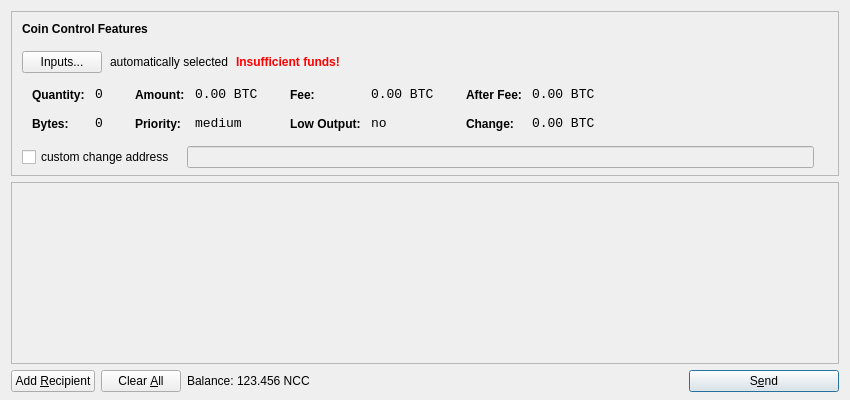
<?xml version="1.0" encoding="UTF-8"?>
<ui version="4.0">
 <class>SendCoinsDialog</class>
 <widget class="QDialog" name="SendCoinsDialog">
  <property name="geometry">
   <rect>
    <x>0</x>
    <y>0</y>
    <width>850</width>
    <height>400</height>
   </rect>
  </property>
  <property name="windowTitle">
   <string>Send Coins</string>
  </property>
  <layout class="QVBoxLayout" name="verticalLayout" stretch="0,1,0">
   <property name="bottomMargin">
    <number>8</number>
   </property>
   <item>
    <widget class="QFrame" name="frameCoinControl">
     <property name="sizePolicy">
      <sizepolicy hsizetype="Expanding" vsizetype="Expanding">
       <horstretch>0</horstretch>
       <verstretch>0</verstretch>
      </sizepolicy>
     </property>
     <property name="maximumSize">
      <size>
       <width>16777215</width>
       <height>16777215</height>
      </size>
     </property>
     <property name="frameShape">
      <enum>QFrame::StyledPanel</enum>
     </property>
     <property name="frameShadow">
      <enum>QFrame::Sunken</enum>
     </property>
     <layout class="QVBoxLayout" name="verticalLayoutCoinControl2">
      <property name="spacing">
       <number>-1</number>
      </property>
      <property name="leftMargin">
       <number>0</number>
      </property>
      <property name="topMargin">
       <number>0</number>
      </property>
      <property name="rightMargin">
       <number>0</number>
      </property>
      <property name="bottomMargin">
       <number>6</number>
      </property>
      <item>
       <layout class="QVBoxLayout" name="verticalLayoutCoinControl" stretch="0,0,0,0,1">
        <property name="spacing">
         <number>0</number>
        </property>
        <property name="leftMargin">
         <number>10</number>
        </property>
        <property name="topMargin">
         <number>10</number>
        </property>
        <item>
         <layout class="QHBoxLayout" name="horizontalLayoutCoinControl1">
          <property name="bottomMargin">
           <number>15</number>
          </property>
          <item>
           <widget class="QLabel" name="labelCoinControlFeatures">
            <property name="sizePolicy">
             <sizepolicy hsizetype="Preferred" vsizetype="Maximum">
              <horstretch>0</horstretch>
              <verstretch>0</verstretch>
             </sizepolicy>
            </property>
            <property name="font">
             <font>
              <weight>75</weight>
              <bold>true</bold>
             </font>
            </property>
            <property name="styleSheet">
             <string notr="true">font-weight:bold;</string>
            </property>
            <property name="text">
             <string>Coin Control Features</string>
            </property>
           </widget>
          </item>
         </layout>
        </item>
        <item>
         <layout class="QHBoxLayout" name="horizontalLayoutCoinControl2" stretch="0,0,0,0">
          <property name="spacing">
           <number>8</number>
          </property>
          <property name="bottomMargin">
           <number>10</number>
          </property>
          <item>
           <widget class="QPushButton" name="pushButtonCoinControl">
            <property name="styleSheet">
             <string notr="true"/>
            </property>
            <property name="text">
             <string>Inputs...</string>
            </property>
           </widget>
          </item>
          <item>
           <widget class="QLabel" name="labelCoinControlAutomaticallySelected">
            <property name="text">
             <string>automatically selected</string>
            </property>
            <property name="margin">
             <number>5</number>
            </property>
           </widget>
          </item>
          <item>
           <widget class="QLabel" name="labelCoinControlInsuffFunds">
            <property name="font">
             <font>
              <weight>75</weight>
              <bold>true</bold>
             </font>
            </property>
            <property name="styleSheet">
             <string notr="true">color:red;font-weight:bold;</string>
            </property>
            <property name="text">
             <string>Insufficient funds!</string>
            </property>
            <property name="margin">
             <number>5</number>
            </property>
           </widget>
          </item>
          <item>
           <spacer name="horizontalSpacerCoinControl">
            <property name="orientation">
             <enum>Qt::Horizontal</enum>
            </property>
            <property name="sizeHint" stdset="0">
             <size>
              <width>40</width>
              <height>1</height>
             </size>
            </property>
           </spacer>
          </item>
         </layout>
        </item>
        <item>
         <widget class="QWidget" name="widgetCoinControl" native="true">
          <property name="sizePolicy">
           <sizepolicy hsizetype="Preferred" vsizetype="Preferred">
            <horstretch>0</horstretch>
            <verstretch>0</verstretch>
           </sizepolicy>
          </property>
          <property name="minimumSize">
           <size>
            <width>0</width>
            <height>0</height>
           </size>
          </property>
          <property name="styleSheet">
           <string notr="true"/>
          </property>
          <layout class="QHBoxLayout" name="horizontalLayoutCoinControl5">
           <property name="margin">
            <number>0</number>
           </property>
           <item>
            <layout class="QHBoxLayout" name="horizontalLayoutCoinControl3" stretch="0,0,0,1">
             <property name="spacing">
              <number>20</number>
             </property>
             <property name="topMargin">
              <number>0</number>
             </property>
             <property name="bottomMargin">
              <number>10</number>
             </property>
             <item>
              <layout class="QFormLayout" name="formLayoutCoinControl1">
               <property name="horizontalSpacing">
                <number>10</number>
               </property>
               <property name="verticalSpacing">
                <number>14</number>
               </property>
               <property name="leftMargin">
                <number>10</number>
               </property>
               <property name="topMargin">
                <number>4</number>
               </property>
               <property name="rightMargin">
                <number>6</number>
               </property>
               <item row="0" column="0">
                <widget class="QLabel" name="labelCoinControlQuantityText">
                 <property name="styleSheet">
                  <string notr="true">font-weight:bold;</string>
                 </property>
                 <property name="text">
                  <string>Quantity:</string>
                 </property>
                 <property name="margin">
                  <number>0</number>
                 </property>
                </widget>
               </item>
               <item row="0" column="1">
                <widget class="QLabel" name="labelCoinControlQuantity">
                 <property name="font">
                  <font>
                   <family>Monospace</family>
                   <pointsize>10</pointsize>
                  </font>
                 </property>
                 <property name="cursor">
                  <cursorShape>IBeamCursor</cursorShape>
                 </property>
                 <property name="contextMenuPolicy">
                  <enum>Qt::ActionsContextMenu</enum>
                 </property>
                 <property name="text">
                  <string notr="true">0</string>
                 </property>
                 <property name="margin">
                  <number>0</number>
                 </property>
                 <property name="textInteractionFlags">
                  <set>Qt::LinksAccessibleByMouse|Qt::TextSelectableByKeyboard|Qt::TextSelectableByMouse</set>
                 </property>
                </widget>
               </item>
               <item row="1" column="0">
                <widget class="QLabel" name="labelCoinControlBytesText">
                 <property name="styleSheet">
                  <string notr="true">font-weight:bold;</string>
                 </property>
                 <property name="text">
                  <string>Bytes:</string>
                 </property>
                </widget>
               </item>
               <item row="1" column="1">
                <widget class="QLabel" name="labelCoinControlBytes">
                 <property name="font">
                  <font>
                   <family>Monospace</family>
                   <pointsize>10</pointsize>
                  </font>
                 </property>
                 <property name="cursor">
                  <cursorShape>IBeamCursor</cursorShape>
                 </property>
                 <property name="contextMenuPolicy">
                  <enum>Qt::ActionsContextMenu</enum>
                 </property>
                 <property name="text">
                  <string notr="true">0</string>
                 </property>
                 <property name="textInteractionFlags">
                  <set>Qt::LinksAccessibleByMouse|Qt::TextSelectableByKeyboard|Qt::TextSelectableByMouse</set>
                 </property>
                </widget>
               </item>
              </layout>
             </item>
             <item>
              <layout class="QFormLayout" name="formLayoutCoinControl2">
               <property name="horizontalSpacing">
                <number>10</number>
               </property>
               <property name="verticalSpacing">
                <number>14</number>
               </property>
               <property name="leftMargin">
                <number>6</number>
               </property>
               <property name="topMargin">
                <number>4</number>
               </property>
               <property name="rightMargin">
                <number>6</number>
               </property>
               <item row="0" column="0">
                <widget class="QLabel" name="labelCoinControlAmountText">
                 <property name="styleSheet">
                  <string notr="true">font-weight:bold;</string>
                 </property>
                 <property name="text">
                  <string>Amount:</string>
                 </property>
                 <property name="margin">
                  <number>0</number>
                 </property>
                </widget>
               </item>
               <item row="0" column="1">
                <widget class="QLabel" name="labelCoinControlAmount">
                 <property name="font">
                  <font>
                   <family>Monospace</family>
                   <pointsize>10</pointsize>
                  </font>
                 </property>
                 <property name="cursor">
                  <cursorShape>IBeamCursor</cursorShape>
                 </property>
                 <property name="contextMenuPolicy">
                  <enum>Qt::ActionsContextMenu</enum>
                 </property>
                 <property name="text">
                  <string notr="true">0.00 BTC</string>
                 </property>
                 <property name="textInteractionFlags">
                  <set>Qt::LinksAccessibleByMouse|Qt::TextSelectableByKeyboard|Qt::TextSelectableByMouse</set>
                 </property>
                </widget>
               </item>
               <item row="1" column="0">
                <widget class="QLabel" name="labelCoinControlPriorityText">
                 <property name="styleSheet">
                  <string notr="true">font-weight:bold;</string>
                 </property>
                 <property name="text">
                  <string>Priority:</string>
                 </property>
                </widget>
               </item>
               <item row="1" column="1">
                <widget class="QLabel" name="labelCoinControlPriority">
                 <property name="font">
                  <font>
                   <family>Monospace</family>
                   <pointsize>10</pointsize>
                  </font>
                 </property>
                 <property name="cursor">
                  <cursorShape>IBeamCursor</cursorShape>
                 </property>
                 <property name="contextMenuPolicy">
                  <enum>Qt::ActionsContextMenu</enum>
                 </property>
                 <property name="text">
                  <string>medium</string>
                 </property>
                 <property name="textInteractionFlags">
                  <set>Qt::LinksAccessibleByMouse|Qt::TextSelectableByKeyboard|Qt::TextSelectableByMouse</set>
                 </property>
                </widget>
               </item>
              </layout>
             </item>
             <item>
              <layout class="QFormLayout" name="formLayoutCoinControl3">
               <property name="horizontalSpacing">
                <number>10</number>
               </property>
               <property name="verticalSpacing">
                <number>14</number>
               </property>
               <property name="leftMargin">
                <number>6</number>
               </property>
               <property name="topMargin">
                <number>4</number>
               </property>
               <property name="rightMargin">
                <number>6</number>
               </property>
               <item row="0" column="0">
                <widget class="QLabel" name="labelCoinControlFeeText">
                 <property name="styleSheet">
                  <string notr="true">font-weight:bold;</string>
                 </property>
                 <property name="text">
                  <string>Fee:</string>
                 </property>
                 <property name="margin">
                  <number>0</number>
                 </property>
                </widget>
               </item>
               <item row="0" column="1">
                <widget class="QLabel" name="labelCoinControlFee">
                 <property name="font">
                  <font>
                   <family>Monospace</family>
                   <pointsize>10</pointsize>
                  </font>
                 </property>
                 <property name="cursor">
                  <cursorShape>IBeamCursor</cursorShape>
                 </property>
                 <property name="contextMenuPolicy">
                  <enum>Qt::ActionsContextMenu</enum>
                 </property>
                 <property name="text">
                  <string notr="true">0.00 BTC</string>
                 </property>
                 <property name="textInteractionFlags">
                  <set>Qt::LinksAccessibleByMouse|Qt::TextSelectableByKeyboard|Qt::TextSelectableByMouse</set>
                 </property>
                </widget>
               </item>
               <item row="1" column="0">
                <widget class="QLabel" name="labelCoinControlLowOutputText">
                 <property name="styleSheet">
                  <string notr="true">font-weight:bold;</string>
                 </property>
                 <property name="text">
                  <string>Low Output:</string>
                 </property>
                </widget>
               </item>
               <item row="1" column="1">
                <widget class="QLabel" name="labelCoinControlLowOutput">
                 <property name="font">
                  <font>
                   <family>Monospace</family>
                   <pointsize>10</pointsize>
                  </font>
                 </property>
                 <property name="cursor">
                  <cursorShape>IBeamCursor</cursorShape>
                 </property>
                 <property name="contextMenuPolicy">
                  <enum>Qt::ActionsContextMenu</enum>
                 </property>
                 <property name="text">
                  <string>no</string>
                 </property>
                 <property name="textInteractionFlags">
                  <set>Qt::LinksAccessibleByMouse|Qt::TextSelectableByKeyboard|Qt::TextSelectableByMouse</set>
                 </property>
                </widget>
               </item>
              </layout>
             </item>
             <item>
              <layout class="QFormLayout" name="formLayoutCoinControl4">
               <property name="horizontalSpacing">
                <number>10</number>
               </property>
               <property name="verticalSpacing">
                <number>14</number>
               </property>
               <property name="leftMargin">
                <number>6</number>
               </property>
               <property name="topMargin">
                <number>4</number>
               </property>
               <property name="rightMargin">
                <number>6</number>
               </property>
               <item row="0" column="0">
                <widget class="QLabel" name="labelCoinControlAfterFeeText">
                 <property name="styleSheet">
                  <string notr="true">font-weight:bold;</string>
                 </property>
                 <property name="text">
                  <string>After Fee:</string>
                 </property>
                 <property name="margin">
                  <number>0</number>
                 </property>
                </widget>
               </item>
               <item row="0" column="1">
                <widget class="QLabel" name="labelCoinControlAfterFee">
                 <property name="font">
                  <font>
                   <family>Monospace</family>
                   <pointsize>10</pointsize>
                  </font>
                 </property>
                 <property name="cursor">
                  <cursorShape>IBeamCursor</cursorShape>
                 </property>
                 <property name="contextMenuPolicy">
                  <enum>Qt::ActionsContextMenu</enum>
                 </property>
                 <property name="text">
                  <string notr="true">0.00 BTC</string>
                 </property>
                 <property name="textInteractionFlags">
                  <set>Qt::LinksAccessibleByMouse|Qt::TextSelectableByKeyboard|Qt::TextSelectableByMouse</set>
                 </property>
                </widget>
               </item>
               <item row="1" column="0">
                <widget class="QLabel" name="labelCoinControlChangeText">
                 <property name="styleSheet">
                  <string notr="true">font-weight:bold;</string>
                 </property>
                 <property name="text">
                  <string>Change:</string>
                 </property>
                </widget>
               </item>
               <item row="1" column="1">
                <widget class="QLabel" name="labelCoinControlChange">
                 <property name="font">
                  <font>
                   <family>Monospace</family>
                   <pointsize>10</pointsize>
                  </font>
                 </property>
                 <property name="cursor">
                  <cursorShape>IBeamCursor</cursorShape>
                 </property>
                 <property name="contextMenuPolicy">
                  <enum>Qt::ActionsContextMenu</enum>
                 </property>
                 <property name="text">
                  <string notr="true">0.00 BTC</string>
                 </property>
                 <property name="textInteractionFlags">
                  <set>Qt::LinksAccessibleByMouse|Qt::TextSelectableByKeyboard|Qt::TextSelectableByMouse</set>
                 </property>
                </widget>
               </item>
              </layout>
             </item>
            </layout>
           </item>
          </layout>
         </widget>
        </item>
        <item>
         <layout class="QHBoxLayout" name="horizontalLayoutCoinControl4" stretch="0,0,0">
          <property name="spacing">
           <number>12</number>
          </property>
          <property name="sizeConstraint">
           <enum>QLayout::SetDefaultConstraint</enum>
          </property>
          <property name="topMargin">
           <number>5</number>
          </property>
          <property name="rightMargin">
           <number>5</number>
          </property>
          <item>
           <widget class="QCheckBox" name="checkBoxCoinControlChange">
            <property name="text">
             <string>custom change address</string>
            </property>
           </widget>
          </item>
          <item>
           <widget class="QLineEdit" name="lineEditCoinControlChange">
            <property name="enabled">
             <bool>false</bool>
            </property>
            <property name="sizePolicy">
             <sizepolicy hsizetype="Expanding" vsizetype="Fixed">
              <horstretch>0</horstretch>
              <verstretch>0</verstretch>
             </sizepolicy>
            </property>
           </widget>
          </item>
          <item>
           <widget class="QLabel" name="labelCoinControlChangeLabel">
            <property name="sizePolicy">
             <sizepolicy hsizetype="Preferred" vsizetype="Expanding">
              <horstretch>0</horstretch>
              <verstretch>0</verstretch>
             </sizepolicy>
            </property>
            <property name="minimumSize">
             <size>
              <width>0</width>
              <height>0</height>
             </size>
            </property>
            <property name="text">
             <string/>
            </property>
            <property name="margin">
             <number>3</number>
            </property>
           </widget>
          </item>
         </layout>
        </item>
        <item>
         <spacer name="verticalSpacerCoinControl">
          <property name="orientation">
           <enum>Qt::Vertical</enum>
          </property>
          <property name="sizeHint" stdset="0">
           <size>
            <width>800</width>
            <height>1</height>
           </size>
          </property>
         </spacer>
        </item>
       </layout>
      </item>
     </layout>
    </widget>
   </item>
   <item>
    <widget class="QScrollArea" name="scrollArea">
     <property name="widgetResizable">
      <bool>true</bool>
     </property>
     <widget class="QWidget" name="scrollAreaWidgetContents">
      <property name="geometry">
       <rect>
        <x>0</x>
        <y>0</y>
        <width>830</width>
        <height>165</height>
       </rect>
      </property>
      <layout class="QVBoxLayout" name="verticalLayout_2">
       <property name="margin">
        <number>0</number>
       </property>
       <item>
        <layout class="QVBoxLayout" name="entries">
         <property name="spacing">
          <number>6</number>
         </property>
        </layout>
       </item>
       <item>
        <spacer name="verticalSpacer">
         <property name="orientation">
          <enum>Qt::Vertical</enum>
         </property>
         <property name="sizeHint" stdset="0">
          <size>
           <width>20</width>
           <height>40</height>
          </size>
         </property>
        </spacer>
       </item>
      </layout>
     </widget>
    </widget>
   </item>
   <item>
    <layout class="QHBoxLayout" name="horizontalLayout">
     <item>
      <widget class="QPushButton" name="addButton">
       <property name="toolTip">
        <string>Send to multiple recipients at once</string>
       </property>
       <property name="text">
        <string>Add &amp;Recipient</string>
       </property>
       <property name="icon">
        <iconset resource="../bitcoin.qrc">
         <normaloff>:/icons/add</normaloff>:/icons/add</iconset>
       </property>
       <property name="autoDefault">
        <bool>false</bool>
       </property>
      </widget>
     </item>
     <item>
      <widget class="QPushButton" name="clearButton">
       <property name="sizePolicy">
        <sizepolicy hsizetype="Minimum" vsizetype="Fixed">
         <horstretch>0</horstretch>
         <verstretch>0</verstretch>
        </sizepolicy>
       </property>
       <property name="toolTip">
        <string>Remove all transaction fields</string>
       </property>
       <property name="text">
        <string>Clear &amp;All</string>
       </property>
       <property name="icon">
        <iconset resource="../bitcoin.qrc">
         <normaloff>:/icons/remove</normaloff>:/icons/remove</iconset>
       </property>
       <property name="autoRepeatDelay">
        <number>300</number>
       </property>
       <property name="autoDefault">
        <bool>false</bool>
       </property>
      </widget>
     </item>
     <item>
      <layout class="QHBoxLayout" name="horizontalLayout_2">
       <property name="spacing">
        <number>3</number>
       </property>
       <item>
        <widget class="QLabel" name="label">
         <property name="text">
          <string>Balance:</string>
         </property>
        </widget>
       </item>
       <item>
        <widget class="QLabel" name="labelBalance">
         <property name="cursor">
          <cursorShape>IBeamCursor</cursorShape>
         </property>
         <property name="text">
          <string>123.456 NCC</string>
         </property>
         <property name="textInteractionFlags">
          <set>Qt::LinksAccessibleByMouse|Qt::TextSelectableByKeyboard|Qt::TextSelectableByMouse</set>
         </property>
        </widget>
       </item>
      </layout>
     </item>
     <item>
      <spacer name="horizontalSpacer">
       <property name="orientation">
        <enum>Qt::Horizontal</enum>
       </property>
       <property name="sizeHint" stdset="0">
        <size>
         <width>40</width>
         <height>20</height>
        </size>
       </property>
      </spacer>
     </item>
     <item>
      <widget class="QPushButton" name="sendButton">
       <property name="minimumSize">
        <size>
         <width>150</width>
         <height>0</height>
        </size>
       </property>
       <property name="toolTip">
        <string>Confirm the send action</string>
       </property>
       <property name="text">
        <string>S&amp;end</string>
       </property>
       <property name="icon">
        <iconset resource="../bitcoin.qrc">
         <normaloff>:/icons/send</normaloff>:/icons/send</iconset>
       </property>
       <property name="default">
        <bool>true</bool>
       </property>
      </widget>
     </item>
    </layout>
   </item>
  </layout>
 </widget>
 <resources>
  <include location="../bitcoin.qrc"/>
 </resources>
 <connections/>
</ui>
